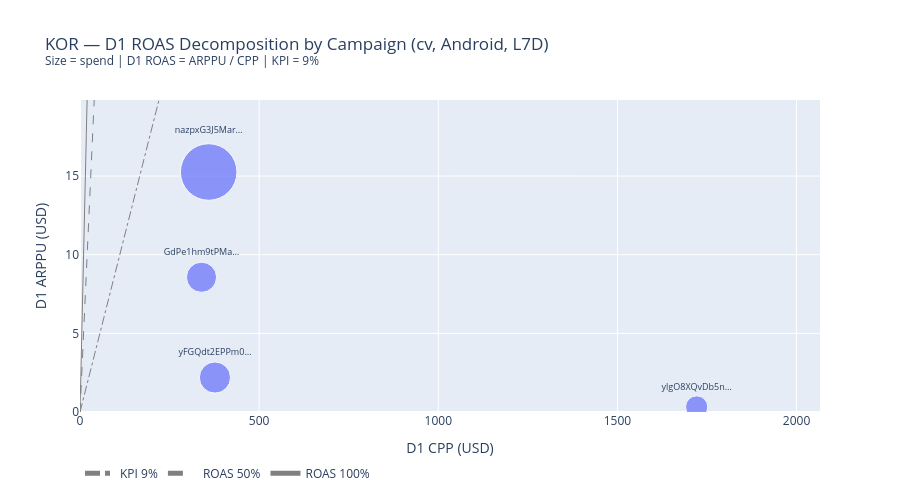

This figure's notebook cell:
### Code cell
# 2c Part 2 — D1 CPP × D1 ARPPU by campaign (cv, Android, L7D)
# CPP = spend / D1 payers | ARPPU = D1 revenue / D1 payers
# iOS install events absent from cv — Android only (confirmed)
q_camp_payers = f"""
WITH install_cohort AS (
  SELECT
    api.campaign.id        AS campaign_id,
    req.device.os                 AS os,
    bid.mtid               AS mtid,
    DATE(cv.install_at_pb)    AS install_date
  FROM `focal-elf-631.prod_stream_view.cv`
  WHERE api.product.app.store_id IN {BUNDLE_SQL}
    AND cv.event_pb = '{INSTALL_EVENT}'
    AND req.device.geo.country = '{KOR}'
    AND DATE(timestamp) BETWEEN DATE_SUB(DATE('{ANALYSIS_DATE}'), INTERVAL {RECENT_DAYS} DAY)
                            AND DATE('{ANALYSIS_DATE}') - 1
),
d1_rev AS (
  SELECT
    api.campaign.id        AS campaign_id,
    bid.mtid               AS mtid,
    DATE(cv.install_at_pb)    AS install_date,
    SUM(cv.revenue_usd.amount)      AS revenue_d1
  FROM `focal-elf-631.prod_stream_view.cv`
  WHERE api.product.app.store_id IN {BUNDLE_SQL}
    AND req.device.geo.country = '{KOR}'
    AND cv.revenue_usd.amount > 0
    AND DATE(timestamp) BETWEEN DATE_SUB(DATE('{ANALYSIS_DATE}'), INTERVAL {RECENT_DAYS} DAY)
                            AND DATE('{ANALYSIS_DATE}') - 1
    AND DATE_DIFF(DATE(timestamp), DATE(cv.install_at_pb), DAY) BETWEEN 0 AND 1
  GROUP BY 1, 2, 3
)
SELECT
  i.campaign_id,
  i.os,
  COUNT(DISTINCT i.mtid)                                               AS cv_installs,
  COUNT(DISTINCT IF(r.revenue_d1 > 0, i.mtid, NULL))                  AS d1_payers,
  CAST(SUM(r.revenue_d1) AS FLOAT64)                                  AS total_d1_revenue
FROM install_cohort i
LEFT JOIN d1_rev r
  ON  i.mtid         = r.mtid
  AND i.campaign_id  = r.campaign_id
  AND i.install_date = r.install_date
GROUP BY 1, 2
HAVING COUNT(DISTINCT i.mtid) > 0
"""
df_camp_payers = run_query(q_camp_payers, 'D1 payers by campaign (KOR, cv)')

# Join with Part 1 for spend
df_camp_payers['os_key'] = df_camp_payers['os'].str.upper()
df_roas_camp['os_key'] = df_roas_camp['os'].str.upper()
df_2c = df_roas_camp.merge(
    df_camp_payers[['campaign_id', 'os_key', 'cv_installs', 'd1_payers', 'total_d1_revenue']],
    on=['campaign_id', 'os_key'], how='left'
)
for col in ['cv_installs', 'd1_payers', 'total_d1_revenue']:
    df_2c[col] = pd.to_numeric(df_2c[col], errors='coerce')

df_2c['cpp']   = df_2c['spend'] / df_2c['d1_payers']
df_2c['arppu'] = df_2c['total_d1_revenue'] / df_2c['d1_payers']
df_2c['roas_check'] = df_2c['arppu'] / df_2c['cpp']  # should ≈ roas_d1 from Part 1
df_2c_plot = df_2c[(df_2c['spend'] > 0) & (df_2c['d1_payers'] > 0)].copy()

import numpy as np
x_max = df_2c_plot['cpp'].max() * 1.2
y_max = df_2c_plot['arppu'].max() * 1.3

fig = px.scatter(
    df_2c_plot,
    x='cpp', y='arppu',
    size='spend', size_max=40,
    text=df_2c_plot['campaign_id'].str[:12] + '…',
    hover_data={'cpp': ':.2f', 'arppu': ':.2f', 'roas_check': ':.1%',
                'd1_payers': ':,', 'spend': ':,.0f'},
    labels={'cpp': 'D1 CPP (USD)', 'arppu': 'D1 ARPPU (USD)'},
    title='KOR — D1 ROAS Decomposition by Campaign (cv, Android, L7D)<br>'
          '<sup>Size = spend | D1 ROAS = ARPPU / CPP | KPI = 9%</sup>',
    range_x=[0, x_max], range_y=[0, y_max],
)
fig.update_traces(textposition='top center', textfont_size=9)

for roas_level, label, dash in [(ROAS_D1_TARGET, f'KPI {ROAS_D1_TARGET:.0%}', 'dashdot'),
                                (0.50, 'ROAS 50%', 'dash'),
                                (1.00, 'ROAS 100%', 'solid')]:
    x_clip = min(x_max, y_max / roas_level)
    x_line = np.linspace(0, x_clip, 200)
    fig.add_scatter(x=x_line, y=x_line * roas_level, mode='lines',
                    line=dict(dash=dash, color='gray', width=1),
                    name=label, showlegend=True)

fig.update_layout(height=500, legend=dict(orientation='h', y=-0.15))
fig.show()

### Figure 1 — Plotly figure (JSON) as saved in the notebook; plotly's stock layout.template omitted (floating-point values rounded to 4 significant figures; data arrays with more than 128 entries replaced by an {"elided": "..."} marker saying what was removed)
{"data": [{"customdata": [[0.04247, 93.0, 33410.0], [0.00582, 27.0, 10170.0], [0.02526, 28.0, 9497.0], [0.0001866, 3.0, 5164.0]], "hovertemplate": "D1 CPP (USD)=%{x:.2f}<br>D1 ARPPU (USD)=%{y:.2f}<br>spend=%{customdata[2]:,.0f}<br>text=%{text}<br>roas_check=%{customdata[0]:.1%}<br>d1_payers=%{customdata[1]:,}<extra></extra>", "legendgroup": "", "marker": {"color": "#636efa", "size": [33410.0, 10170.0, 9497.0, 5164.0], "sizemode": "area", "sizeref": 20.88, "symbol": "circle"}, "mode": "markers+text", "name": "", "orientation": "v", "showlegend": false, "text": ["nazpxG3J5Mar…", "yFGQdt2EPPm0…", "GdPe1hm9tPMa…", "ylgO8XQvDb5n…"], "textfont": {"size": 9}, "textposition": "top center", "type": "scatter", "x": [359.2, 376.6, 339.2, 1721.0], "xaxis": "x", "y": [15.26, 2.192, 8.567, 0.3211], "yaxis": "y"}, {"line": {"color": "gray", "dash": "dashdot", "width": 1}, "mode": "lines", "name": "KPI 9%", "showlegend": true, "type": "scatter", "x": {"elided": "200 float values"}, "y": {"elided": "200 float values"}}, {"line": {"color": "gray", "dash": "dash", "width": 1}, "mode": "lines", "name": "ROAS 50%", "showlegend": true, "type": "scatter", "x": {"elided": "200 float values"}, "y": {"elided": "200 float values"}}, {"line": {"color": "gray", "dash": "solid", "width": 1}, "mode": "lines", "name": "ROAS 100%", "showlegend": true, "type": "scatter", "x": {"elided": "200 float values"}, "y": {"elided": "200 float values"}}], "layout": {"height": 500, "legend": {"itemsizing": "constant", "orientation": "h", "tracegroupgap": 0, "y": -0.15}, "title": {"text": "KOR — D1 ROAS Decomposition by Campaign (cv, Android, L7D)<br><sup>Size = spend | D1 ROAS = ARPPU / CPP | KPI = 9%</sup>"}, "xaxis": {"anchor": "y", "domain": [0, 1], "range": [0, 2065.0], "title": {"text": "D1 CPP (USD)"}}, "yaxis": {"anchor": "x", "domain": [0, 1], "range": [0, 19.84], "title": {"text": "D1 ARPPU (USD)"}}}}
